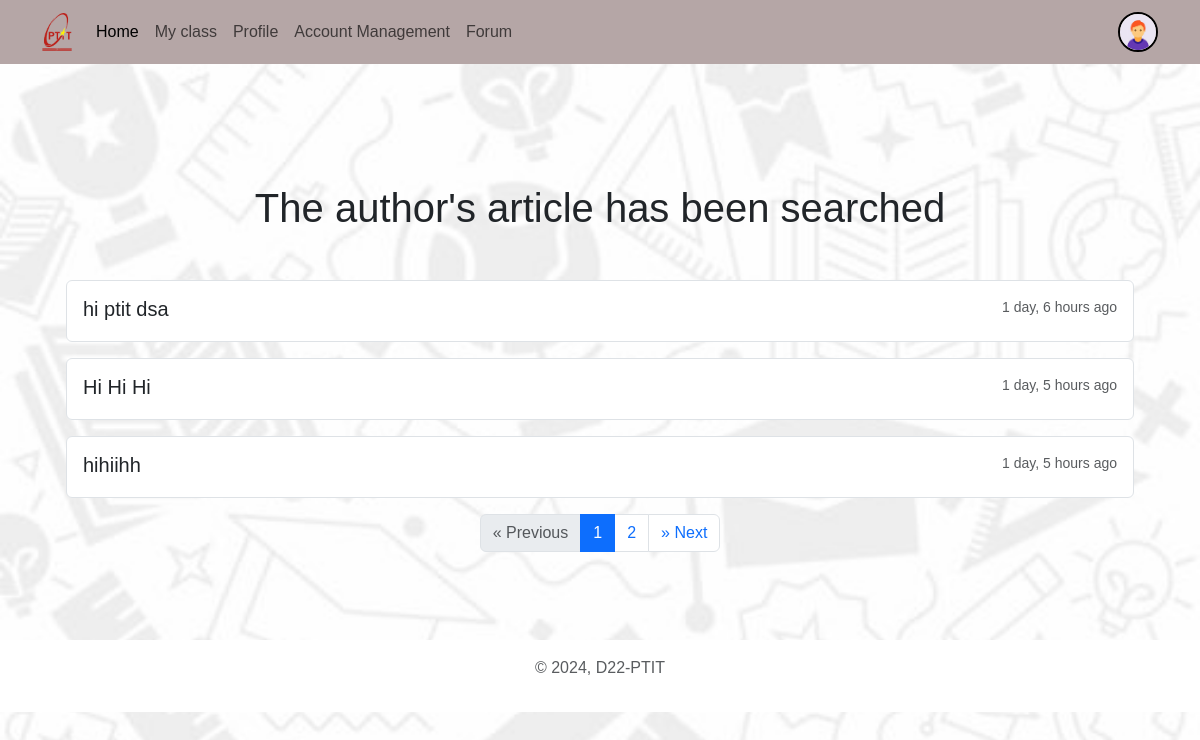
The page /forum/by/admin/ (signed in) on the database its author committed.
### account/models.py (models this page shows, shortened)
class Profile(models.Model):
    user = models.OneToOneField(User, on_delete=models.CASCADE, null=True, related_name='profile', verbose_name='User Object')
    user_class = models.TextField(blank=True, null=True)
    email = models.EmailField(blank=True, null=True, max_length=254, unique=True)
    profile_img = models.ImageField(upload_to='profile_images', default='profile_images/user.jpg', blank=True, null=True, verbose_name='Profile Pic')
    studen_id = models.CharField(max_length=15, blank=True, null=True)
    GENDER = (
        ('Male', 'Male'),
        ('Female', 'Female'),
        ('Other', 'Other'),
    )
    gender = models.CharField(max_length=6, choices=GENDER, blank=True, null=True)

### forums/models.py (models this page shows, shortened)
class Forum(models.Model):
    user = models.ForeignKey(settings.AUTH_USER_MODEL, on_delete=models.CASCADE)
    title = models.CharField(max_length=100)
    slug = models.SlugField(unique=True)
    desc = models.TextField()
    created_at = models.DateTimeField(auto_now_add=True)

### forums/views.py (the view)
# urls.py: path('by/<str:username>/', ForumUserListView.as_view(), name='forum-by'),
@method_decorator(login_required, name='dispatch')
class ForumUserListView(ListView):
    template_name = 'forum_by_user.html'
    paginate_by = 3
    def get_queryset(self):
        self.user = get_object_or_404(User, username=self.kwargs['username'])
        return Forum.objects.filter(user=self.user)

### templates/forum_by_user.html (shortened to what this page needs)
{% extends "base.html" %}
{% load humanize %}
{% block content %}
<div class="container my-5">
  <div class="jumbotron p-4">
    <h1 class="text-center my-5">The author's article has been searched</h1>
    <div class="list-group">
        {% for forum in object_list %}
            <a href="{% url 'forum-detail' forum.slug %}" class="list-group-item list-group-item-action mb-3 p-3 border rounded">
              <div class="d-flex w-100 justify-content-between">
                <h5 class="mb-1">{{ forum.title }}</h5>
                <small class="text-muted">{{ forum.created_at|naturaltime }}</small>
            </div>
            </a>
        {% endfor %}
    </div>
    {% include 'pagination.html' %}
  </div>
</div>
{% endblock %}

### templates/Components/navbar_loged_in.html (shortened to what this page needs)
    <nav class="navbar navbar-expand-lg bg-body-tertiary d-none d-lg-block">
        <div class="container">
            <a class="navbar-brand" href="">
                <img src="/static/images/logo_ptit.png" alt="" style="width: 30px;">
                </a>
            <div class="collapse navbar-collapse" id="navbarSupportedContent">
                <ul class="navbar-nav me-auto mb-2 mb-lg-0">
                    <li class="nav-item">
                        <a class="nav-link active" aria-current="page" href="{% url 'welcome' %}">Home</a>
                    </li>
						<a class="nav-link" href="{% url 'my_classes' %}">My class</a>
					<li class="nav-item">
                        <a class="nav-link" href="{% url 'profile' request.user.username %}">Profile</a>
                    </li>
                    {% if request.user.is_staff or request.user.is_superuser %}
                    <a class="nav-link" href="{% url "account_management" %}">Account Management</a>
                    {% endif %}
						<a class="nav-link" href="{% url 'forum-list' %}">Forum</a>
                </ul>
                {% if request.user.is_authenticated %}
                    <a href="{% url 'profile' request.user.username %}" class="ms-5">
                    <img src="{{request.user.profile.profile_img.url}}" class="rounded-circle" width="40" height="40" alt="profile_img" style="border: 2px solid #000;">
                    </a>
                {% endif %}
            </div>
        </div>
    </nav>

### static/css/style.css (style rules this page uses)
* { font-family: 'Arial', 'Tahoma', 'Verdana', 'Roboto', 'Open Sans', sans-serif; }
body { background-image: url("../images/Bg1.jpg"); background-size: cover; background-repeat: no-repeat; background-attachment: fixed; background-position: center; }
.navbar { background-color: #b5a6a6 !important; }

### rows shown on the page
Forum: title "hi ptit dsa", created_at "1 day, 6 hours ago"
Forum: title "Hi Hi Hi", created_at "1 day, 5 hours ago"
Forum: title "hihiihh", created_at "1 day, 5 hours ago"

### other values the page prints
{{ page }} "1" "2"
